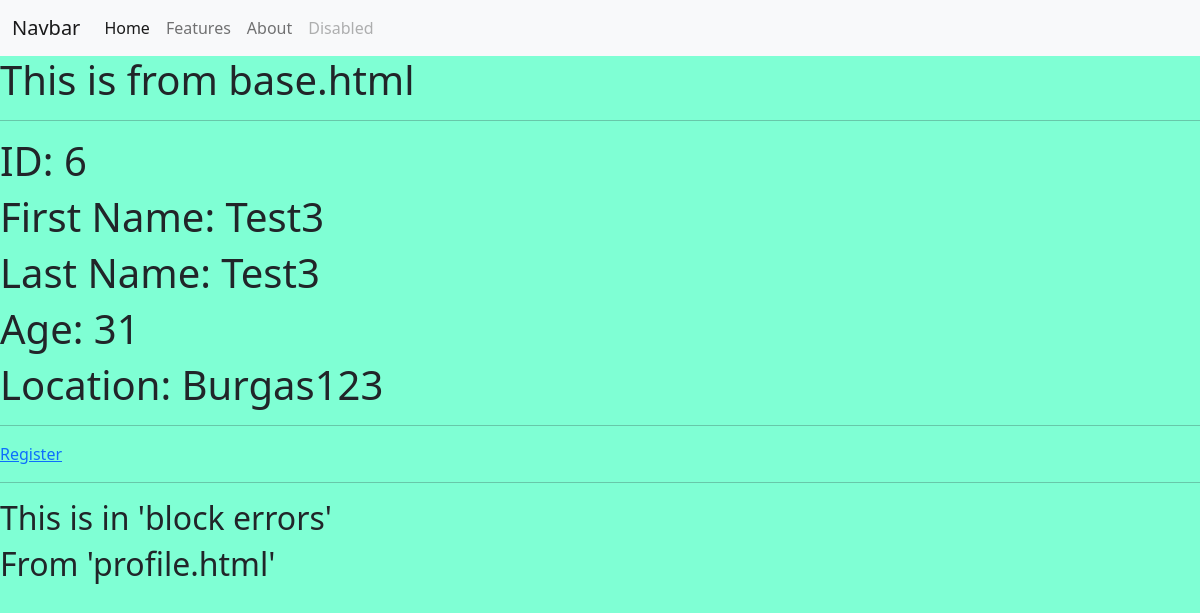
/profile/Test3/6/, run on the app's committed database.
### departments_project/departments/models.py (models this page shows)
class Person(models.Model):
    first_name = models.CharField(max_length=50, verbose_name='First - Name',
                                  error_messages={'required': 'Custom error message'})
    last_name = models.CharField(max_length=50, validators=(MinLengthValidator(5, message='Custom message'),))
    age = models.IntegerField()
    city = models.CharField(max_length=50)
    pets = models.ManyToManyField(Pet)
    '''
    Ако искаме да създадем динамично url по дадено поле от модела
    '''

### departments_project/departments/views.py (the view)
# urls.py: path('profile/<str:name>/<int:pk>/', views.profile, name='profile-data'),
def profile(request, name, pk):
    user = Person.objects.filter(first_name=name).filter(pk=pk).get()
    context = {
        'user': user
    }
    return render(request, 'profile.html', context)

### departments_project/departments/templatetags/custom_tags.py (called while the page is built)
@register.simple_tag
def mute(*args):
    try:
        city, country = args[0].split(', ')
    except:
        city = args[0]
    return city

### templates/profile.html (shortened to what this page needs)
{% extends 'base.html' %}
{% load custom_tags %}
{% block content %}
    <h1>ID: {{ user.pk }}</h1>
    <h1>First Name: {{ user.first_name }}</h1>
    <h1>Last Name: {{ user.last_name }}</h1>
    <h1>Age: {{ user.age }}</h1>
    <h1>Location: {% mute user.city|capfirst %} </h1>
    <hr>
    <a href="{% url 'register' %}">Register</a>
{% endblock %}
{% block errors %}
    <h2>From 'profile.html'</h2>
{% endblock %}

### staticfiles/css/styles.css (style rules this page uses)
body { background: aquamarine; }

### data on the page
Person: pk "6", first_name "Test3", last_name "Test3", age "31", city "Burgas123"
